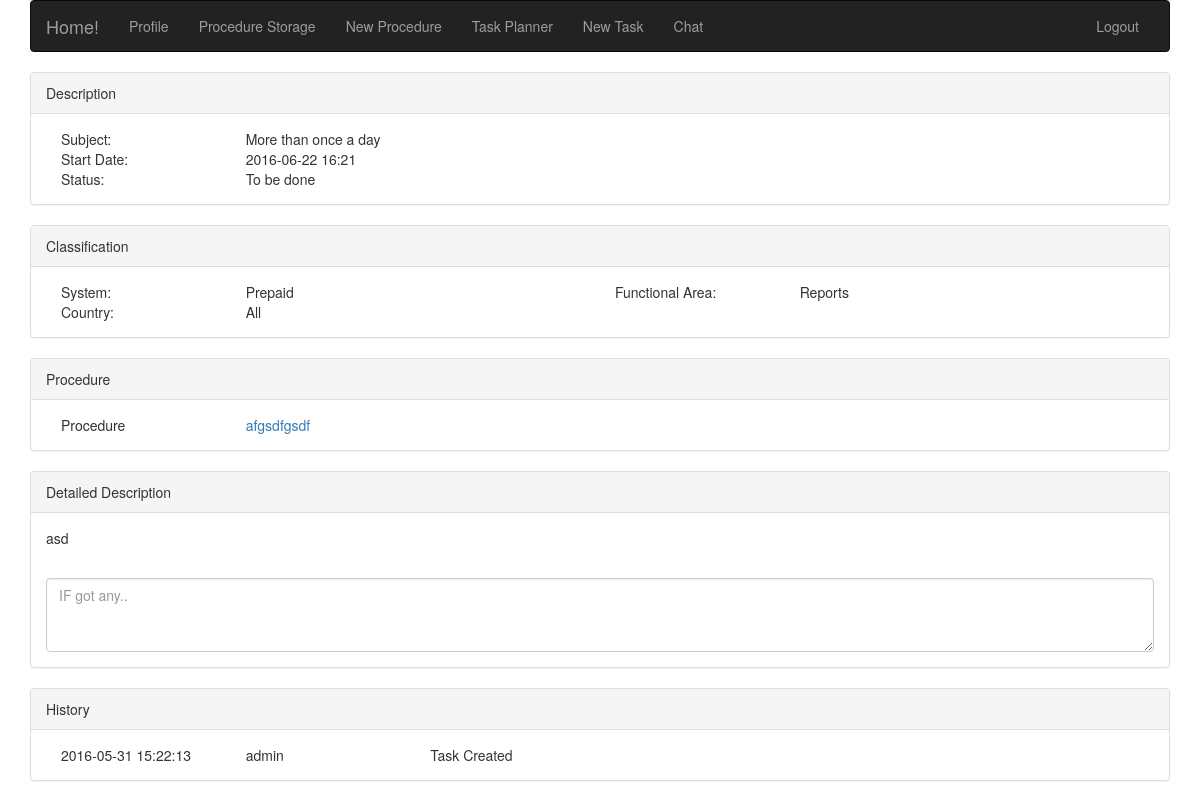
The page /task.php?taskid=193 (signed in) on the database as committed earlier.
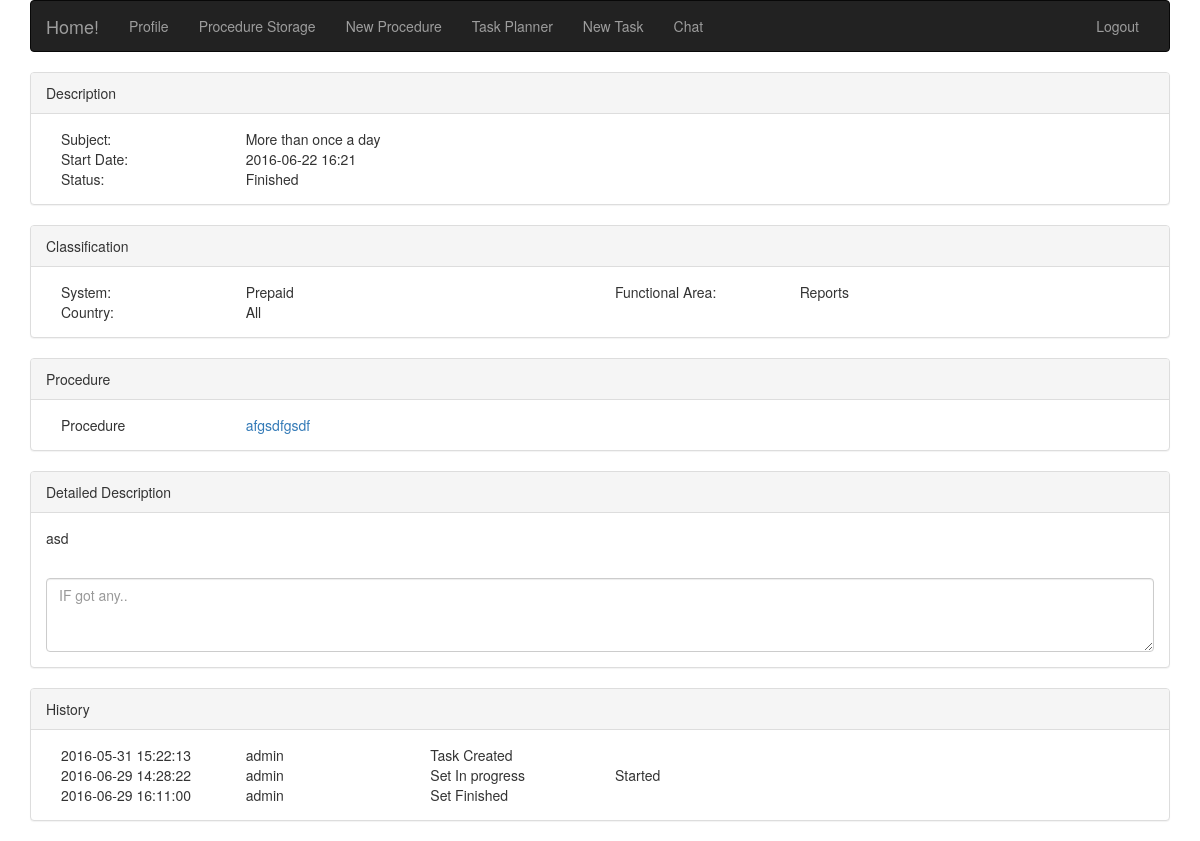
The same page on the database as committed later.
### tables this page shows
CREATE TABLE IF NOT EXISTS `classcountry` (
  `ClassCountryID` int(11) NOT NULL,
  `ClassCountryName` varchar(50) NOT NULL,
  `ClassCountryPic` blob NOT NULL
);

CREATE TABLE IF NOT EXISTS `tasklist` (
  `tasklistid` int(11) NOT NULL,
  `taskid` int(11) NOT NULL,
  `taskname` varchar(250) NOT NULL,
  `tlistfulldate` date NOT NULL,
  `tlisttime` time NOT NULL,
  `tlistsystem` int(11) NOT NULL,
  `tlistcountry` int(11) NOT NULL,
  `tlistfuncarea` int(11) NOT NULL,
  `tliststate` int(11) NOT NULL,
  `tlistprocedure` int(11) NOT NULL,
  `tlistdescription` text NOT NULL,
  `tlistcreatedate` datetime NOT NULL,
  `tlistcreatename` varchar(20) NOT NULL,
  `tlistcreatestate` int(11) NOT NULL
);

CREATE TABLE IF NOT EXISTS `taskstate` (
  `taskstateid` int(11) NOT NULL,
  `taskstate` varchar(50) NOT NULL
);

CREATE TABLE IF NOT EXISTS `classsystem` (
  `ClassSysID` int(11) NOT NULL,
  `ClassSysName` varchar(50) NOT NULL
);

CREATE TABLE IF NOT EXISTS `classfuncarea` (
  `ClassFuncID` int(11) NOT NULL,
  `ClassFuncName` varchar(50) NOT NULL
);

CREATE TABLE IF NOT EXISTS `procedures` (
  `ProcID` int(11) NOT NULL,
  `ProcTitle` varchar(250) NOT NULL,
  `ProcSystem` int(11) NOT NULL,
  `ProcCountry` int(11) NOT NULL,
  `ProcFuncArea` int(11) NOT NULL,
  `ProcDescript` text NOT NULL,
  `ProcDependecies` text NOT NULL,
  `ProcAccess` text NOT NULL,
  `ProcDescription` text NOT NULL,
  `ProcTroubleshooting` text NOT NULL,
  `ProcImpact` text NOT NULL
);

CREATE TABLE IF NOT EXISTS `tasklisthistory` (
  `tasklisthistoryid` int(11) NOT NULL,
  `taskid` int(11) NOT NULL,
  `tasklistid` int(11) NOT NULL,
  `modifydate` datetime NOT NULL DEFAULT CURRENT_TIMESTAMP,
  `modifyname` varchar(50) NOT NULL,
  `modifystate` int(11) NOT NULL,
  `modifycomment` text NOT NULL
);

### adds/queries.php (called while the page is built, shortened)
<?php
	$link = mysqli_connect(DB_HOST, DB_USER, DB_PASS, DB_NAME)or die("Cannot Connect");
    function selectTask($taskid){
        global $link;
        $sql="SELECT
                TL.taskname,
                CONCAT(TL.tlistfulldate,'  ', TIME_FORMAT(TL.tlisttime, '%H:%i')),
                TS.taskstate,
                CS.ClassSysName,
                CF.classfuncname,
                CC.ClassCountryName,
                P.proctitle,
                TL.tlistprocedure,
                TL.tlistdescription,
                -- IF(LENGTH(TLH.modifydate)>0, TLH.modifydate, TL.tlistcreatedate),
                TL.tlistcreatedate,
                -- IF(LENGTH(TLH.modifyname)>0, TLH.modifyname, TL.tlistcreatename),
                TL.tlistcreatename,
                'Task Created'
                -- TLH.modifycomment
                FROM classcountry CC, classfuncarea CF, classsystem CS, taskstate TS, procedures P, tasklist TL LEFT JOIN tasklisthistory TLH ON TL.tasklistid = TLH.tasklistid
                WHERE
                    TL.tlistsystem = CS.classsysid
                    AND
                    TL.tlistcountry = CC.classcountryid
                    AND
                    TL.tlistfuncarea = CF.classfuncid
                    AND
                    TL.tliststate = TS.taskstateid
                    AND
                    TL.tlistprocedure = P.procid
                    AND
                    TL.tasklistid = '$taskid'";
            if (mysqli_query($link, $sql)) {
                    return(mysqli_fetch_all($link->query($sql)));
                } else {
                    echo "Error: " . $sql . "<br>" . mysqli_error($link);
                }
    }
    function selectTaskHistory($taskid){
        global $link;
        $sql="SELECT
                TLH.modifydate,
                TLH.modifyname,
                CONCAT('Set ', TS.taskstate),
                IF(LENGTH(TLH.modifycomment)>0, TLH.modifycomment, '&nbsp;')
            FROM
                tasklisthistory TLH, taskstate TS
            WHERE
                TLH.modifystate = TS.taskstateid
                AND
                TLH.tasklistid = '$taskid';";
        if (mysqli_query($link, $sql)) {
                    return(mysqli_fetch_all($link->query($sql)));
                } else {
                    echo "Error: " . $sql . "<br>" . mysqli_error($link);
                }
    }
?>

### task.php (the view, shortened to what this page needs)
<html lang="en">
<head>
	<link rel="stylesheet" type="text/css" href="/root/PS/css/bootstrap.css">
	<link rel="stylesheet" type="text/css" href="/root/PS/css/my_style.css">
	<?php $taskid = $_GET['taskid']; ?>
</head>
<body>
	<?php
        include_once('./adds/queries.php');
    ?>
    <div class="container">
    	<?php include_once('navigation.php');
    		$selectTask = selectTask($taskid);
    		foreach ($selectTask as $key => $selectTaskItem) {
    			$taskname = $selectTaskItem[0];
    			$taskstartdate = $selectTaskItem[1];
    			$taskstate = $selectTaskItem[2];
    			$tasksystem = $selectTaskItem[3];
    			$taskfuncarea = $selectTaskItem[4];
    			$taskcountry = $selectTaskItem[5];
    			$taskproctitle = $selectTaskItem[6];
    			$taskprocid = $selectTaskItem[7];
    			$taskdescription = $selectTaskItem[8];
    			$taskcreatedate = $selectTaskItem[9];
    			$taskcreatename = $selectTaskItem[10];
                $taskmodstatus = $selectTaskItem[11];
    		}
    	?>
    	<div class="panel panel-default">
    		<div class="panel-heading">Description</div>
    		<div class="panel-body">
    			<div class="col-sm-2">Subject: </div>
    			<div class="col-sm-10"><?php echo $taskname ?></div>
    			<div class="col-sm-2">Start Date: </div>
    			<siv class="col-sm-10"><?php echo $taskstartdate ?></siv>
    			<div class="col-sm-2">Status:  </div>
    			<siv class="col-sm-10"><?php echo $taskstate ?></siv>
    		</div>
    	</div>
    	<div class="panel panel-default">
    		<div class="panel-heading">Classification</div>
    		<div class="panel-body">
    			<div class="col-sm-2">System: </div>
    			<div class="col-sm-4"><?php echo $tasksystem ?></div>
    			<div class="col-sm-2">Functional Area: </div>
    			<div class="col-sm-4"><?php echo $taskfuncarea ?></div>
    			<div class="col-sm-2">Country: </div>
    			<div class="col-sm-10"><?php echo $taskcountry ?></div>
    		</div>
    	</div>
    	<div class="panel panel-default">
    		<div class="panel-heading">Procedure</div>
    		<div class="panel-body">
    			<div class="col-sm-2">Procedure</div>
    			<div class="col-sm-10"><?php echo '<a href="procedure.php?procID='.$taskprocid.'&procName='.$taskproctitle.'" target="_blank">'.$taskproctitle.'</a>' ?></div>
    		</div>
    	</div>
    	<div class="panel panel-default">
    		<div class="panel-heading">Detailed Description</div>
    		<div class="panel-body"><?php echo $taskdescription ?></div>
    		<div class="panel-body">
    			<textarea class="form-control" rows="3" placeholder="IF got any.."></textarea>
    		</div>
    	</div>
    	<div class="panel panel-default">
    		<div class="panel-heading">History</div>
    		<div class="panel-body">
    			<div class="col-sm-2"><?php echo $taskcreatedate ?></div>
    			<div class="col-sm-2"><?php echo $taskcreatename ?></div>
    			<div class="col-sm-8"><?php echo $taskmodstatus ?></div>
                <?php
                $taskhistory = selectTaskHistory($taskid);
                foreach ($taskhistory as $key => $taskhistoryitem) {
                    echo "
                        <div class='col-sm-2'>".$taskhistoryitem[0]."</div>
                        <div class='col-sm-2'>".$taskhistoryitem[1]."</div>
                        <div class='col-sm-2'>".$taskhistoryitem[2]."</div>
                        <div class='col-sm-6'>".$taskhistoryitem[3]."</div>
                    ";
                }
                ?>
    		</div>
    	</div>
    </div>
</body>
</html>

### navigation.php (shortened to what this page needs)
<nav class="navbar navbar-inverse">
	<div class="container-fluid">
		<div class="navbar-header">
			<a class="navbar-brand" href="/root/PS/index.php">Home!</a>
		</div>
		<div class="collapse navbar-collapse" id="bs-example-navbar-collapse-9">
			<ul class="nav navbar-nav">
				<?php if(ISSET($_SESSION['myusername'])){ ?>
				<li class="<?php echo ($_SERVER['PHP_SELF'] == '/root/PS/profile.php' ? ' active' : '');?>"><a href="/root/PS/profile.php">Profile</a></li>
				<?php } ?>
				<li class="<?php echo ($_SERVER['PHP_SELF'] == '/root/PS/procedure_list.php' ? ' active' : '');?>"><a href="/root/PS/procedure_list.php">Procedure Storage</a></li>
				<li class="<?php echo ($_SERVER['PHP_SELF'] == '/root/PS/new_proc.php' ? ' active' : '');?>"><a href="/root/PS/new_proc.php">New Procedure</a></li>
				<li class="<?php echo ($_SERVER['PHP_SELF'] == '/root/PS/showtasks.php' ? ' active' : '');?>"><a href="/root/PS/showtasks.php">Task Planner</a></li>
				<li class="<?php echo ($_SERVER['PHP_SELF'] == '/root/PS/new_task.php' ? ' active' : '');?>"><a href="/root/PS/new_task.php" target="_blank">New Task</a></li>
				<li ><a href="http://localhost:1337/">Chat</a></li>
			</ul>
			<ul class="nav navbar-nav navbar-right">
				<?php
					if(empty($_SESSION['myusername']) || empty($_SESSION['mypassword'])){
				?>
						<li data-toggle="modal" data-target="#myModal"><a href="#">Login</a></li>
				<?php
					}else{
				?>
						<li><a href="/root/PS/logout.php">Logout</a></li>
				<?php
					}
				?>
			</ul>
		</div>
	</div>
</nav>

### css/my_style.css (style rules this page uses)
html { overflow-y: scroll !important; }

Rows that differ between the two databases and show on the page:
now on this page (row edited): tasklist: taskname "More than once a day", tlistdescription "asd", tlistcreatedate "2016-05-31 15:22:13", tlistcreatename "admin"
now on this page (row unchanged): taskstate: taskstate "Finished"
now on this page (row unchanged): classsystem: ClassSysName "Prepaid"
now on this page (row unchanged): classfuncarea: ClassFuncName "Reports"
now on this page (row unchanged): procedures: ProcTitle "afgsdfgsdf"
added tasklisthistory: modifydate "2016-06-29 14:28:22", modifyname "admin", taskhistoryitem "Set In progress", taskhistoryitem "Started"
added tasklisthistory: modifydate "2016-06-29 16:11:00", modifyname "admin", taskhistoryitem "Set Finished"
Other text that changed with them:
$taskstate: "To be done" → "Finished"
